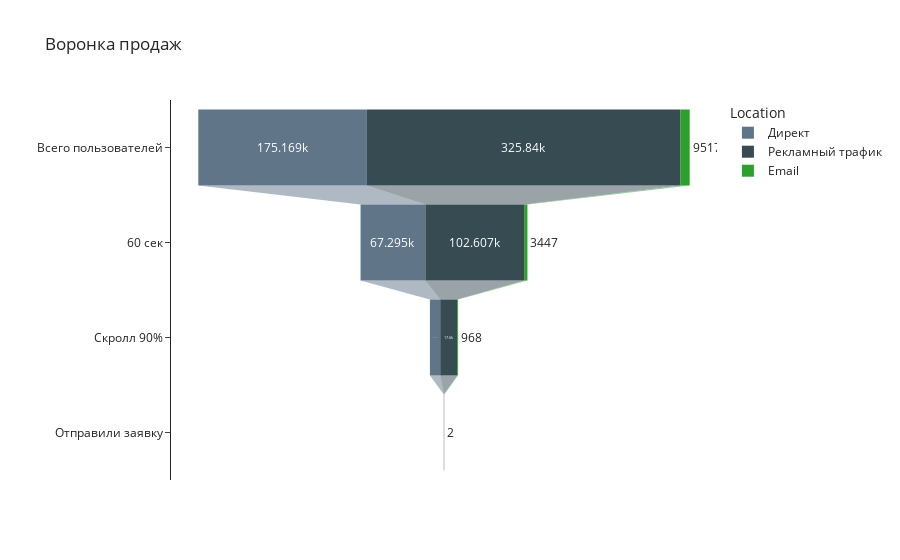

Notebook cell for this chart:
### Code cell
import plotly.express as px

data = dict(Quantity=quantity,
            Stage=['Всего пользователей', '60 сек', 'Скролл 90%', 'Отправили заявку']*3,
            Location= ['Директ']*4 + ['Рекламный трафик']*4 + ['Email']*4)

fig = px.funnel(data, y='Stage', x='Quantity', color='Location',
                color_discrete_map={"Рекламный трафик": "#374B53",
                                    "Директ": "#617588"},
                template="simple_white",
                title='Воронка продаж',
                labels={"Stage": ""})
fig.show()

### Figure 1 — Plotly figure (JSON) as saved in the notebook; plotly's stock layout.template omitted (floating-point values rounded to 4 significant figures)
{"data": [{"hovertemplate": "Location=Директ<br>Quantity=%{x}<br>=%{y}<extra></extra>", "legendgroup": "Директ", "marker": {"color": "#617588"}, "name": "Директ", "orientation": "h", "showlegend": true, "x": [175169, 67295, 10702, 95], "xaxis": "x", "y": ["Всего пользователей", "60 сек", "Скролл 90%", "Отправили заявку"], "yaxis": "y", "type": "funnel"}, {"hovertemplate": "Location=Рекламный трафик<br>Quantity=%{x}<br>=%{y}<extra></extra>", "legendgroup": "Рекламный трафик", "marker": {"color": "#374B53"}, "name": "Рекламный трафик", "orientation": "h", "showlegend": true, "x": [325840, 102607, 17600, 289], "xaxis": "x", "y": ["Всего пользователей", "60 сек", "Скролл 90%", "Отправили заявку"], "yaxis": "y", "type": "funnel"}, {"hovertemplate": "Location=Email<br>Quantity=%{x}<br>=%{y}<extra></extra>", "legendgroup": "Email", "marker": {"color": "#2CA02C"}, "name": "Email", "orientation": "h", "showlegend": true, "x": [9517, 3447, 968, 2], "xaxis": "x", "y": ["Всего пользователей", "60 сек", "Скролл 90%", "Отправили заявку"], "yaxis": "y", "type": "funnel"}], "layout": {"xaxis": {"anchor": "y", "domain": [0.0, 1.0], "title": {"text": "Quantity"}}, "yaxis": {"anchor": "x", "domain": [0.0, 1.0], "title": {"text": ""}}, "legend": {"title": {"text": "Location"}, "tracegroupgap": 0}, "title": {"text": "Воронка продаж"}}}
